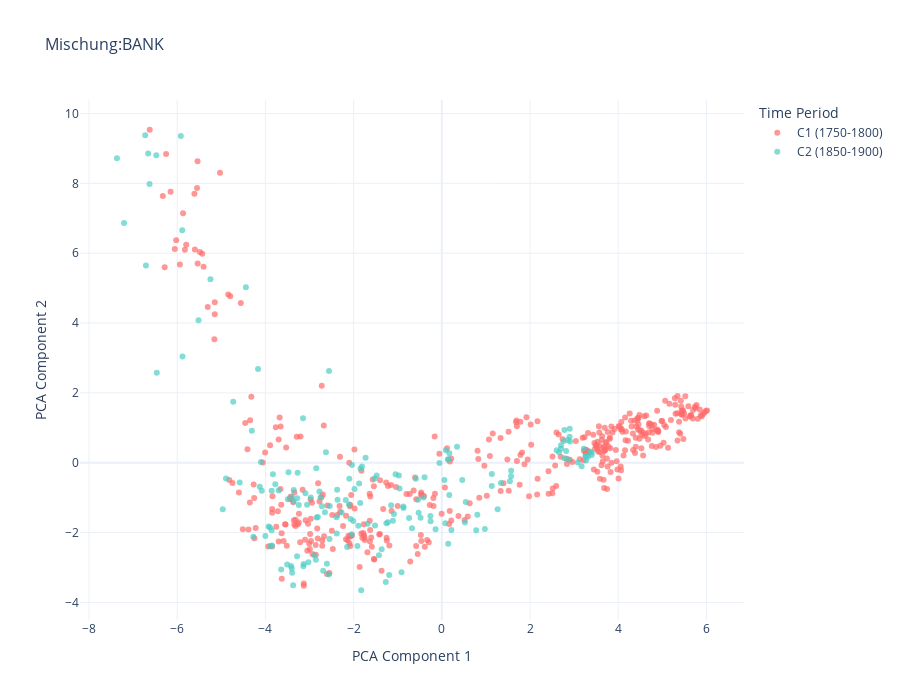

Notebook cell for this chart:
### Code cell
fig = create_token_sense_plot_with_context2(
    embeddings_c1, embeddings_c2, 
    contexts_c1, contexts_c2, 
    target_word
)
fig.show()

### Figure 1 — Plotly figure (JSON) as saved in the notebook; plotly's stock layout.template omitted (floating-point values rounded to 4 significant figures; data arrays with more than 128 entries replaced by an {"elided": "..."} marker saying what was removed)
{"data": [{"customdata": {"elided": "416x2 mixed values"}, "hovertemplate": "period=C1 (1750-1800)<br>token_id=%{customdata[0]}<br>context=%{customdata[1]}<extra></extra>", "legendgroup": "C1 (1750-1800)", "marker": {"color": "#FF6B6B", "opacity": 0.7, "symbol": "circle"}, "mode": "markers", "name": "C1 (1750-1800)", "orientation": "v", "showlegend": true, "type": "scatter", "x": {"elided": "416 float values"}, "xaxis": "x", "y": {"elided": "416 float values"}, "yaxis": "y"}, {"customdata": {"elided": "171x2 mixed values"}, "hovertemplate": "period=C2 (1850-1900)<br>token_id=%{customdata[0]}<br>context=%{customdata[1]}<extra></extra>", "legendgroup": "C2 (1850-1900)", "marker": {"color": "#4ECDC4", "opacity": 0.7, "symbol": "circle"}, "mode": "markers", "name": "C2 (1850-1900)", "orientation": "v", "showlegend": true, "type": "scatter", "x": {"elided": "171 float values"}, "xaxis": "x", "y": {"elided": "171 float values"}, "yaxis": "y"}], "layout": {"height": 700, "legend": {"title": {"text": "Time Period"}, "tracegroupgap": 0}, "showlegend": true, "title": {"font": {"size": 16}, "text": "Mischung:BANK"}, "width": 900, "xaxis": {"anchor": "y", "domain": [0, 1], "title": {"text": "PCA Component 1"}}, "yaxis": {"anchor": "x", "domain": [0, 1], "title": {"text": "PCA Component 2"}}}}
